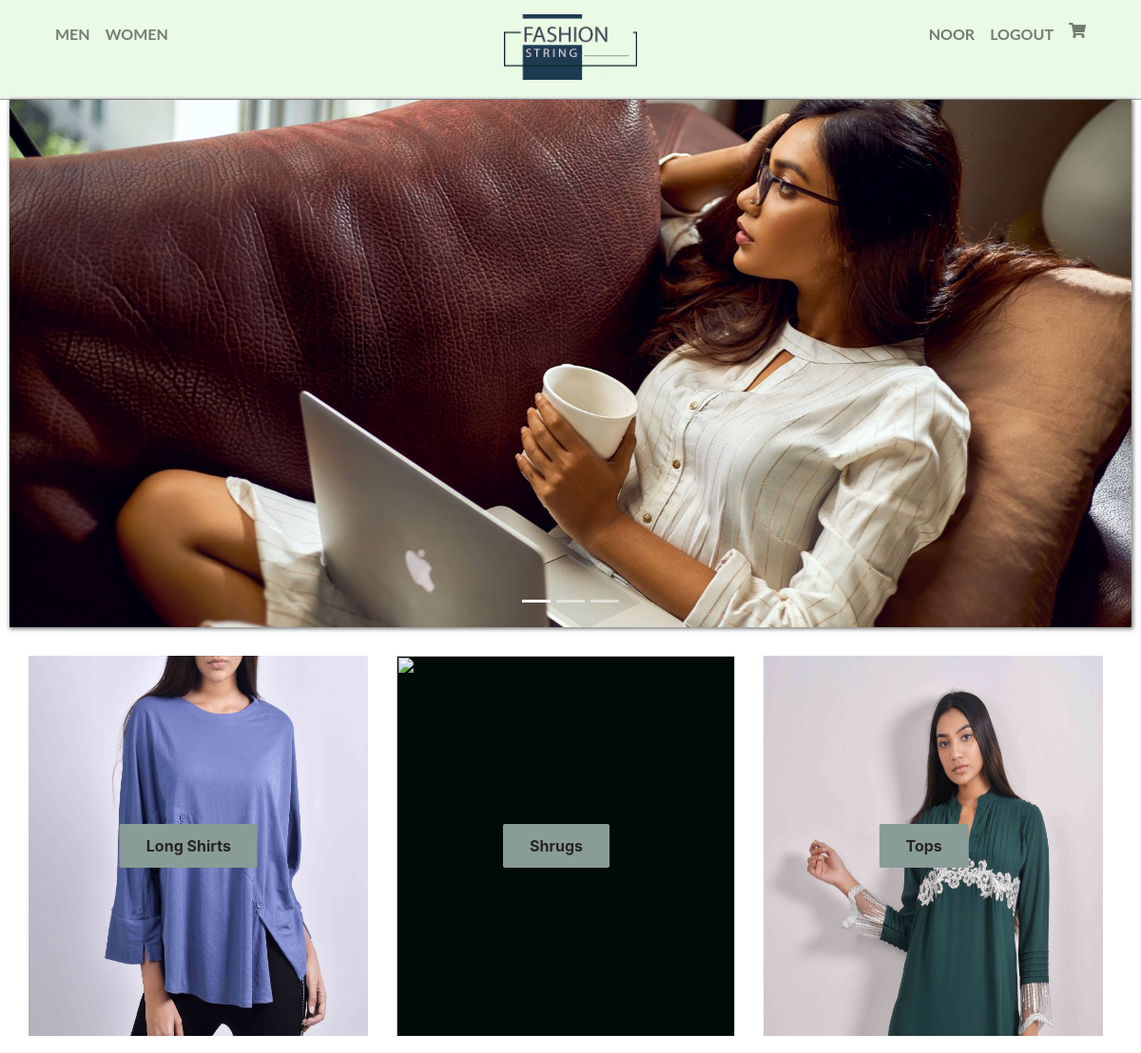
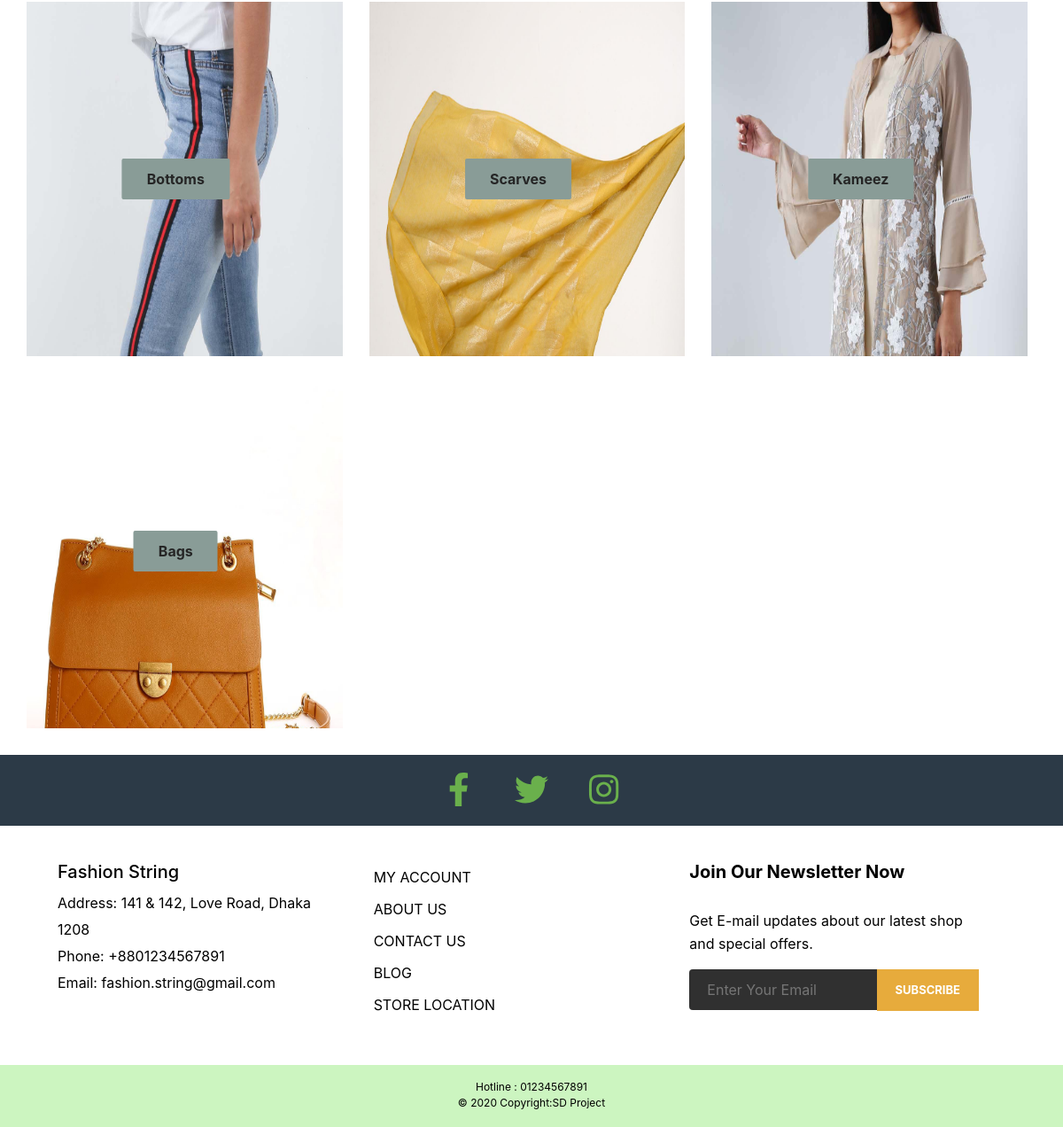
Page /category.php?cat_id=2 (signed in) on the committed database (2 pictures, top to bottom).
### tables this page shows
CREATE TABLE `banner` (
  `banner_id` int(255) NOT NULL,
  `cat_id` int(255) NOT NULL,
  `parent_cat` int(255) NOT NULL,
  `cat_name` varchar(255) NOT NULL,
  `image1` varchar(255) NOT NULL,
  `image2` varchar(255) NOT NULL,
  `image3` varchar(255) NOT NULL
);

CREATE TABLE `category` (
  `cat_id` int(255) NOT NULL,
  `cat_name` varchar(255) NOT NULL,
  `parent_cat` int(255) NOT NULL,
  `cat_image` varchar(255) NOT NULL,
  `status` int(255) NOT NULL
);

### category.php (the view, shortened to what this page needs)
<?php
include "db_connection.php";
 ?>
<html>
<head>
<link rel="stylesheet" href="css/style.css">
<link rel="stylesheet" href="https://stackpath.bootstrapcdn.com/bootstrap/4.3.1/css/bootstrap.min.css">
</head>
<body>
  <?php
  include "header.php"; ?>
<div class="slider">
	<?php
       $cat_id = $_GET['cat_id'];
       if($cat_id == 1){
       	$banner_query =  "SELECT `banner_id`, `cat_id`, `parent_cat`, `cat_name`, `image1`, `image2`, `image3`  FROM `banner` WHERE cat_id =1 ORDER BY cat_id ASC";
       $banner_queryfire = mysqli_query($conn , $banner_query);
       $banner_num = mysqli_num_rows($banner_queryfire);
       if ($banner_num > 0) {
         while ($banner = mysqli_fetch_array($banner_queryfire)) {
            ?>
       	<div id="slider" class="carousel slide carousel-fade" data-ride="carousel">
        <div class="carousel-inner">
            <div class="carousel-item active">
              <img src="<?php echo $banner['image1']; ?>" height="" class="d-block w-100">
            </div>
            <div class="carousel-item">
              <img src="<?php echo $banner['image2']; ?>" height="" class="d-block w-100">
            </div>
            <div class="carousel-item">
              <img src="<?php echo $banner['image3']; ?>" height="" class="d-block w-100">
            </div>
        </div>
        <ol class="carousel-indicators">
            <li data-target="#slider" data-slide-to="0" class="active"></li>
            <li data-target="#slider" data-slide-to="1"></li>
            <li data-target="#slider" data-slide-to="2"></li>
        </ol>
    </div>
    <?php
       }
      }
    }
       else if($cat_id == 2){
       	$banner_query =  "SELECT `banner_id`, `cat_id`, `parent_cat`, `cat_name`, `image1`, `image2`, `image3`  FROM `banner`  WHERE cat_id =2 ORDER BY cat_id ASC ";
       $banner_queryfire = mysqli_query($conn , $banner_query);
       $banner_num = mysqli_num_rows($banner_queryfire);
       if ($banner_num > 0) {
         while ($banner = mysqli_fetch_array($banner_queryfire)) {
            ?>
       	<div id="slider" class="carousel slide carousel-fade" data-ride="carousel">
        <div class="carousel-inner">
            <div class="carousel-item active">
              <img src="<?php echo $banner['image1']; ?>" height="" class="d-block w-100">
            </div>
        </div>
        <ol class="carousel-indicators">
            <li data-target="#slider" data-slide-to="0" class="active"></li>
            <li data-target="#slider" data-slide-to="1"></li>
            <li data-target="#slider" data-slide-to="2"></li>
        </ol>
    </div>
    <?php
       }
      }
     }
    ?>
</div>
    <div class="row">
      <?php
       $cat_id = $_GET['cat_id'];
       if($cat_id == 1){
       	$sub_cat_query =  "SELECT `cat_id`, `cat_name`, `parent_cat`, `cat_image` FROM `category`  WHERE parent_cat != 0 and parent_cat = 1 ORDER BY cat_id ASC";
       $sub_cat_queryfire = mysqli_query($conn , $sub_cat_query);
      $sub_cat_num = mysqli_num_rows($sub_cat_queryfire);
      if ($sub_cat_num > 0) {
         while ($category = mysqli_fetch_array($sub_cat_queryfire)) {
            ?>
        <div class="col-lg-4 col-md-6 col-sm-12">
        	<a href="product.php?cat_id=<?php echo $category['cat_id'];?>">
            <section class="category">
                <img src="<?php echo $category['cat_image']; ?>" height="600px" width="100%">
                <p id="text"><?php echo $category['cat_name']; ?></p>
            </section>
          </a>
        </div>
        <?php
        }
    }
       }
       else if($cat_id == 2){
       	$sub_cat_query =  "SELECT `cat_id`, `cat_name`, `parent_cat`, `cat_image` FROM `category`  WHERE parent_cat != 0 and parent_cat =2 ORDER BY cat_id ASC";
       $sub_cat_queryfire = mysqli_query($conn , $sub_cat_query);
      $sub_cat_num = mysqli_num_rows($sub_cat_queryfire);
      if ($sub_cat_num > 0) {
         while ($category = mysqli_fetch_array($sub_cat_queryfire)) {
            ?>
        <div class="col-lg-4 col-md-6 col-sm-12">
        	<a href="product.php?cat_id=<?php echo $category['cat_id'];?>">
            <section class="category">
                <p id="text"><?php echo $category['cat_name']; ?></p>
            </section>
          </a>
        </div>
        <?php
        }
    }
       }
    ?>
</div>
<?php
include "footer.php"; ?>
</body>
</html>

### css/style.css (style rules this page uses)
* { box-sizing: border-box; padding: 0; margin: 0; }
.row { width: 100%; }
.slider { width: 100%; padding: 0 10px; }
.carousel { box-shadow: 1px 1px 4px 1px rgba(0,0,0,0.5); }
.carousel-indicators { z-index: 1 !important; }
section { border: none; margin: 10px; }
#text { color: #252525; font-weight: 700; padding: 11px 28px; background: #899C97; border-radius: 2px; position: absolute; left: 50%; top: 50%; transform: translate(-50%, -50%); }
.category { width: 100%; height: 400px; max-width: 100%; background-color: #000B05; background-repeat: no-repeat; background-size: cover; overflow: hidden; }
.row { width: 100%; padding: 20px 20px 20px 20px; }
.container::after, .row::after { content: ""; clear: both; display: table; }
@media (min-width: 992px) { .col-lg-1, .col-lg-2, .col-lg-3, .col-lg-4, .col-lg-5, .col-lg-6, .col-lg-7, .col-lg-8, .col-lg-9, .col-lg-10, .col-lg-11, .col-lg-12 { float: left; } }
@media (min-width: 992px) { .col-lg-4 { width: 33.33%; } }

### rows in the picture
banner: image1 (picture)
category: cat_name "Long Shirts"
category: cat_name "Shrugs"
category: cat_name "Tops"
category: cat_name "Bottoms"
category: cat_name "Scarves"
category: cat_name "Kameez"
category: cat_name "Bags"

### other values in the picture
$user "NOOR"
$registration "LOGOUT"
